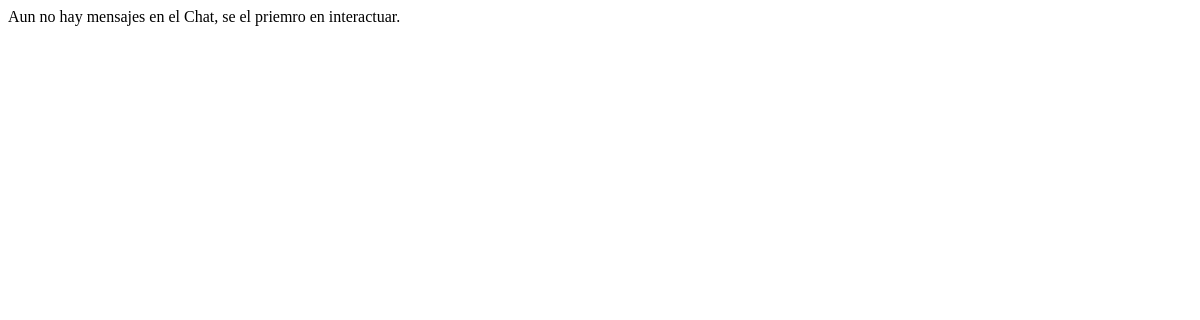
The app's page /accounts/msgs/msgs/div/ (signed in), older data.
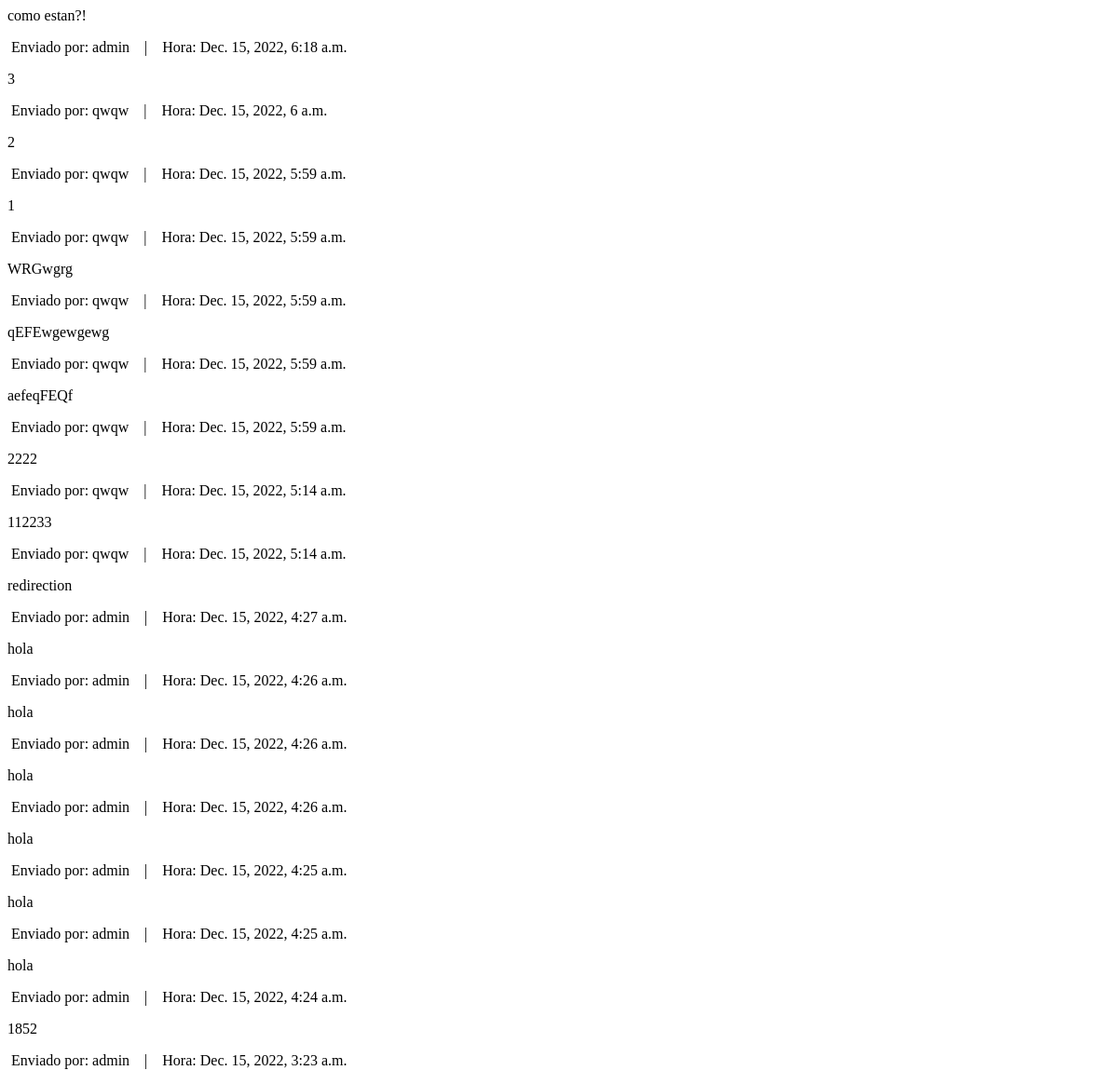
The same page, newer data.
### msgs/models.py (models this page shows)
class Msg(models.Model):
    msg_send = models.CharField(max_length=240)
    sender = models.ForeignKey(User, on_delete=models.CASCADE)
    create_date = models.DateTimeField(auto_now_add=True, blank=True, null=True)

### msgs/views.py (the view)
# urls.py: path('msgs/div/', views.show_div, name='div'),
@login_required(login_url='/login')
def show_div(request):
    msg = Msg.objects.order_by('-create_date')
    return render(request, 'msgs/div.html', {'msg': msg})

### msgs/templates/msgs/div.html
{% if msg %}
{% for msgs in msg %}
    <div class="col-md-12 border-bottom">
        <p>{{ msgs.msg_send}}</p>
        <p class="text-muted mt-0">&nbsp;Enviado por: {{ msgs.sender}} &nbsp;&nbsp; | &nbsp;&nbsp; Hora: {{ msgs.create_date }}</p>
    </div>
{% endfor %}
{%else%}
<div class="row">
    <div class="row">
        <div class="col-md-12 border-bottom">
            <p>Aun no hay mensajes en el Chat, se el priemro en interactuar.</p>
        </div>
    </div>
</div>
{% endif %}

Row changes from the older to the newer data that the page shows:
added Msg: msg_send "como estan?!", sender "admin", create_date "Dec. 15, 2022, 6:18 a.m."
added Msg: msg_send "3", sender "qwqw", create_date "Dec. 15, 2022, 6 a.m."
added Msg: msg_send "2", sender "qwqw", create_date "Dec. 15, 2022, 5:59 a.m."
added Msg: msg_send "1", sender "qwqw", create_date "Dec. 15, 2022, 5:59 a.m."
added Msg: msg_send "WRGwgrg", sender "qwqw", create_date "Dec. 15, 2022, 5:59 a.m."
added Msg: msg_send "qEFEwgewgewg", sender "qwqw", create_date "Dec. 15, 2022, 5:59 a.m."
added Msg: msg_send "aefeqFEQf", sender "qwqw", create_date "Dec. 15, 2022, 5:59 a.m."
added Msg: msg_send "2222", sender "qwqw", create_date "Dec. 15, 2022, 5:14 a.m."
added Msg: msg_send "112233", sender "qwqw", create_date "Dec. 15, 2022, 5:14 a.m."
added Msg: msg_send "redirection", sender "admin", create_date "Dec. 15, 2022, 4:27 a.m."
added Msg: msg_send "hola", sender "admin", create_date "Dec. 15, 2022, 4:26 a.m."
added Msg: msg_send "hola", sender "admin", create_date "Dec. 15, 2022, 4:26 a.m."
added Msg: msg_send "hola", sender "admin", create_date "Dec. 15, 2022, 4:26 a.m."
added Msg: msg_send "hola", sender "admin", create_date "Dec. 15, 2022, 4:25 a.m."
added Msg: msg_send "hola", sender "admin", create_date "Dec. 15, 2022, 4:25 a.m."
added Msg: msg_send "hola", sender "admin", create_date "Dec. 15, 2022, 4:24 a.m."
added Msg: msg_send "1852", sender "admin", create_date "Dec. 15, 2022, 3:23 a.m."
Text that changed along with them:
text no longer shown: "Aun no hay mensajes en el Chat, se el priemro en interactuar."
